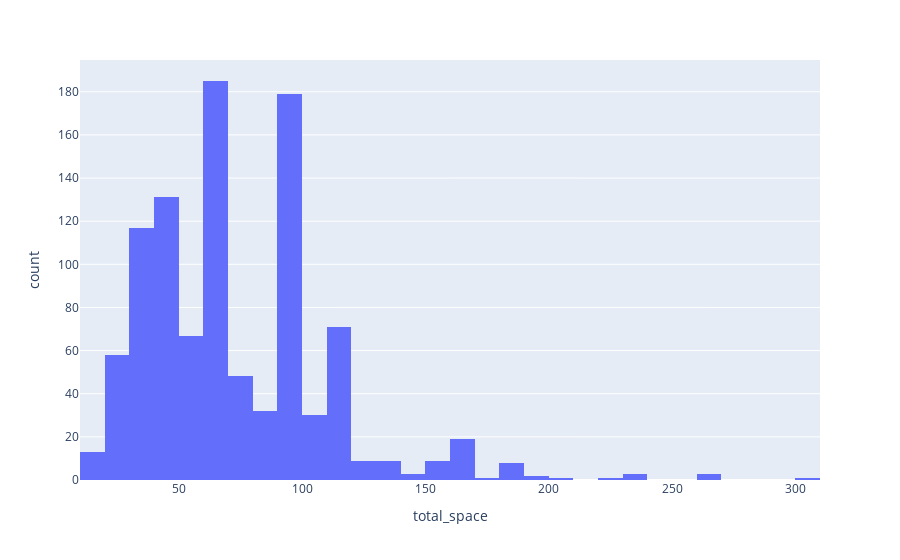

Notebook code cell kept with this figure:
### Code cell
#living total_space
fig = px.histogram(df, x='total_space', nbins=50)
fig.show()

### Figure 1 — Plotly figure (JSON) as saved in the notebook; plotly's stock layout.template omitted (floating-point values rounded to 4 significant figures; data arrays with more than 128 entries replaced by an {"elided": "..."} marker saying what was removed)
{"data": [{"alignmentgroup": "True", "bingroup": "x", "hovertemplate": "total_space=%{x}<br>count=%{y}<extra></extra>", "legendgroup": "", "marker": {"color": "#636efa"}, "name": "", "nbinsx": 50, "offsetgroup": "", "orientation": "v", "showlegend": false, "type": "histogram", "x": {"elided": "1000 float values"}, "xaxis": "x", "yaxis": "y"}], "layout": {"barmode": "relative", "legend": {"tracegroupgap": 0}, "margin": {"t": 60}, "xaxis": {"anchor": "y", "domain": [0, 1], "title": {"text": "total_space"}}, "yaxis": {"anchor": "x", "domain": [0, 1], "title": {"text": "count"}}}}
